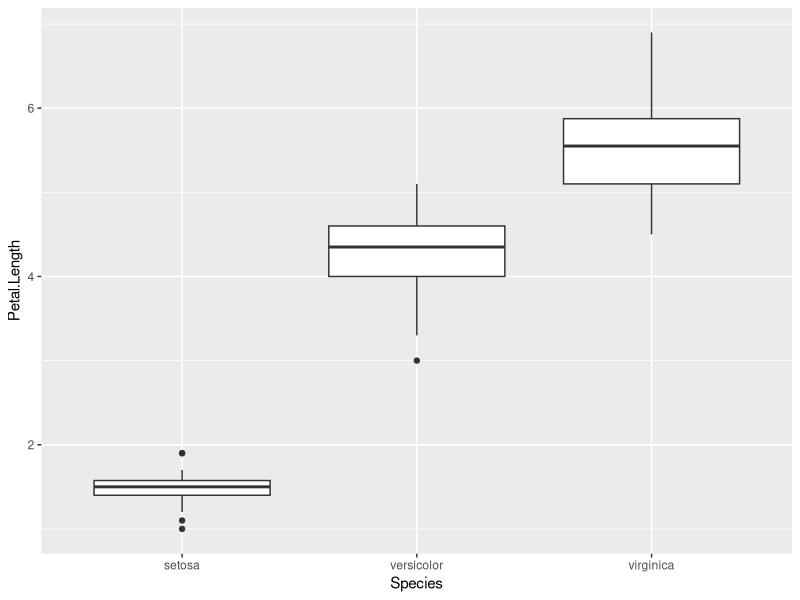

This chart was generated by the following R code:
## ---- chunk 1
knitr::opts_chunk$set(
	echo = TRUE,
	message = FALSE,
	warning = FALSE
)
## ---- chunk 2
library(tidyr)
library(dplyr)

glimpse(iris)
## ---- chunk 3
iris %>%
  filter(Petal.Length > 1) %>%
  group_by(Species) %>%
  summarise(Avg_Sepal.Length = mean(Sepal.Length)) %>%
  arrange(desc(Avg_Sepal.Length))%>%
  glimpse()
## ---- chunk 4
arrange(
  summarize(
    group_by(
      filter(iris, Petal.Length > 1),
      Species
    ),
    Avg_Sepal.Length = mean(Sepal.Length)
  ),
  desc(Avg_Sepal.Length)
)
## ---- chunk 5
a <- filter(iris, Petal.Length > 1)
b <- group_by(a, Species)
c <- summarise(b, Avg_Sepal.Length = mean(Sepal.Length))
d <- arrange(c, desc(Avg_Sepal.Length))
print(d)
## ---- chunk 6
library(ggplot2)

ggplot(iris, aes(x=Species, y=Petal.Length))+
  geom_boxplot()

